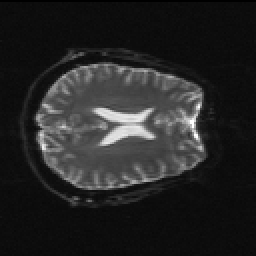
%> input picture 模糊阈值program/最大累间方差分割/26.png, 128 x 128 px (shown 2 times larger)
$ octave Ostu.m   (GNU Octave 9; MATLAB toolbox functions it lacks are replaced by stand-ins)
%> lines starting %> are read from the running program, lines starting %| are printed output that depends on the picture
clear;
close all;
warning off;

I=imread('26.png');
%> I is the input picture: size 128x128 uint8; min 0, max 255, mean 37.1


figure;
title('原图');
imshow(I);
I=double(I);
%> I: size 128x128 double
[row,col]=size(I);
%> row = 128; col = 128
colorlevel=256;
hist=zeros(row,col);
%初始阈值thres1=80;thres2=160

%计算直方图
for i=1:row
    for j=1:col
        m=I(i,j)+1;
        hist(m)=hist(m)+1;
    end
end
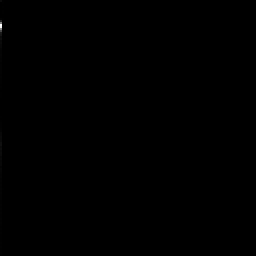
%> hist: size 128x128 double (shown 2 times larger); min 0, max 2845, mean 1; drawn with min black and max white
hist=hist/(row*col);
miut=0;
for m=1:colorlevel
    miut=miut+(m-1)*hist(m);
end
%> this loop made 256 passes
%> miut on passes 1 to 3: 0, 0, 0
%> after the loop, miut = 37.12

xigmaB2=0;
%> (the run ends here)
